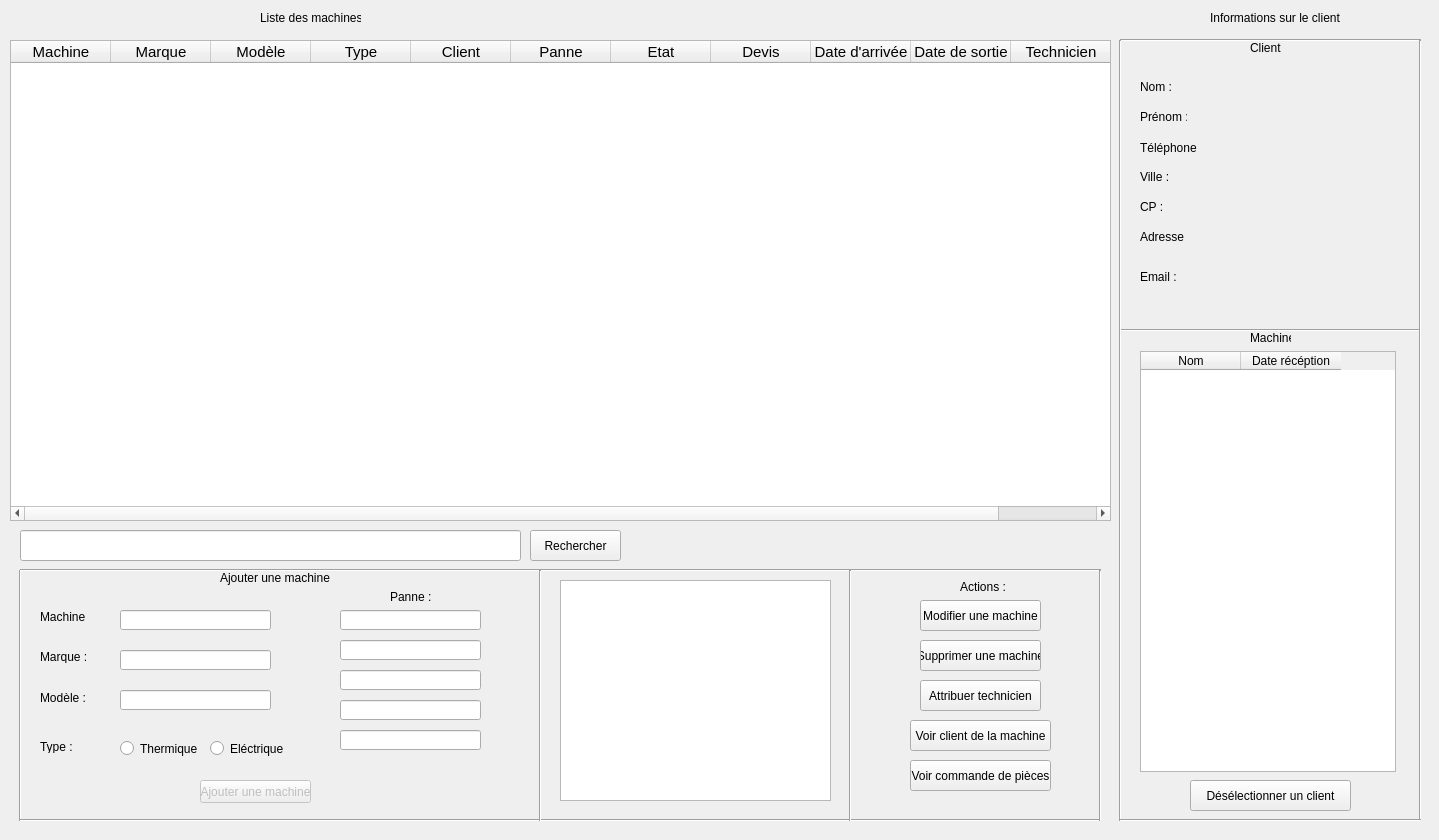
      <widget class="QWidget" name="tabMachine">
       <attribute name="title">
        <string>Machine</string>
       </attribute>
       <widget class="QTableWidget" name="tableWidgetMachine">
        <property name="geometry">
         <rect>
          <x>10</x>
          <y>40</y>
          <width>1101</width>
          <height>481</height>
         </rect>
        </property>
        <property name="font">
         <font>
          <pointsize>11</pointsize>
         </font>
        </property>
        <property name="autoFillBackground">
         <bool>true</bool>
        </property>
        <property name="sizeAdjustPolicy">
         <enum>QAbstractScrollArea::AdjustIgnored</enum>
        </property>
        <property name="editTriggers">
         <set>QAbstractItemView::NoEditTriggers</set>
        </property>
        <property name="tabKeyNavigation">
         <bool>false</bool>
        </property>
        <property name="showDropIndicator" stdset="0">
         <bool>false</bool>
        </property>
        <property name="dragDropOverwriteMode">
         <bool>false</bool>
        </property>
        <property name="alternatingRowColors">
         <bool>true</bool>
        </property>
        <property name="selectionMode">
         <enum>QAbstractItemView::SingleSelection</enum>
        </property>
        <property name="selectionBehavior">
         <enum>QAbstractItemView::SelectRows</enum>
        </property>
        <property name="sortingEnabled">
         <bool>true</bool>
        </property>
        <column>
         <property name="text">
          <string>Machine</string>
         </property>
        </column>
        <column>
         <property name="text">
          <string>Marque</string>
         </property>
        </column>
        <column>
         <property name="text">
          <string>Modèle</string>
         </property>
        </column>
        <column>
         <property name="text">
          <string>Type</string>
         </property>
        </column>
        <column>
         <property name="text">
          <string>Client</string>
         </property>
        </column>
        <column>
         <property name="text">
          <string>Panne</string>
         </property>
        </column>
        <column>
         <property name="text">
          <string>Etat</string>
         </property>
        </column>
        <column>
         <property name="text">
          <string>Devis</string>
         </property>
        </column>
        <column>
         <property name="text">
          <string>Date d'arrivée</string>
         </property>
        </column>
        <column>
         <property name="text">
          <string>Date de sortie</string>
         </property>
        </column>
        <column>
         <property name="text">
          <string>Technicien</string>
         </property>
        </column>
       </widget>
       <widget class="QLabel" name="label_2">
        <property name="geometry">
         <rect>
          <x>260</x>
          <y>10</y>
          <width>101</width>
          <height>16</height>
         </rect>
        </property>
        <property name="text">
         <string>Liste des machines :</string>
        </property>
       </widget>
       <widget class="QLineEdit" name="lineEditRechercheMachine">
        <property name="geometry">
         <rect>
          <x>20</x>
          <y>530</y>
          <width>501</width>
          <height>31</height>
         </rect>
        </property>
       </widget>
       <widget class="QPushButton" name="pushButtonRechercherMachine">
        <property name="geometry">
         <rect>
          <x>530</x>
          <y>530</y>
          <width>91</width>
          <height>31</height>
         </rect>
        </property>
        <property name="text">
         <string>Rechercher</string>
        </property>
       </widget>
       <widget class="QLabel" name="labelAjouterClient_2">
        <property name="geometry">
         <rect>
          <x>220</x>
          <y>570</y>
          <width>111</width>
          <height>16</height>
         </rect>
        </property>
        <property name="text">
         <string>Ajouter une machine :</string>
        </property>
       </widget>
       <widget class="QLabel" name="label_5">
        <property name="geometry">
         <rect>
          <x>40</x>
          <y>690</y>
          <width>61</width>
          <height>16</height>
         </rect>
        </property>
        <property name="text">
         <string>Modèle :</string>
        </property>
       </widget>
       <widget class="QPushButton" name="pushButtonAjouterMachine">
        <property name="enabled">
         <bool>false</bool>
        </property>
        <property name="geometry">
         <rect>
          <x>200</x>
          <y>780</y>
          <width>111</width>
          <height>23</height>
         </rect>
        </property>
        <property name="text">
         <string>Ajouter une machine</string>
        </property>
       </widget>
       <widget class="QLabel" name="label_6">
        <property name="geometry">
         <rect>
          <x>40</x>
          <y>740</y>
          <width>47</width>
          <height>13</height>
         </rect>
        </property>
        <property name="text">
         <string>Type :</string>
        </property>
       </widget>
       <widget class="QLineEdit" name="lineEditReference">
        <property name="geometry">
         <rect>
          <x>120</x>
          <y>690</y>
          <width>151</width>
          <height>20</height>
         </rect>
        </property>
       </widget>
       <widget class="QRadioButton" name="radioButtonElectrique">
        <property name="geometry">
         <rect>
          <x>210</x>
          <y>740</y>
          <width>82</width>
          <height>17</height>
         </rect>
        </property>
        <property name="text">
         <string>Eléctrique</string>
        </property>
       </widget>
       <widget class="QRadioButton" name="radioButtonThermique">
        <property name="geometry">
         <rect>
          <x>120</x>
          <y>740</y>
          <width>82</width>
          <height>17</height>
         </rect>
        </property>
        <property name="text">
         <string>Thermique</string>
        </property>
       </widget>
       <widget class="QLabel" name="label_4">
        <property name="geometry">
         <rect>
          <x>40</x>
          <y>610</y>
          <width>47</width>
          <height>13</height>
         </rect>
        </property>
        <property name="text">
         <string>Machine :</string>
        </property>
       </widget>
       <widget class="QLabel" name="label_25">
        <property name="geometry">
         <rect>
          <x>1250</x>
          <y>330</y>
          <width>41</width>
          <height>16</height>
         </rect>
        </property>
        <property name="text">
         <string>Machine</string>
        </property>
       </widget>
       <widget class="Line" name="line_31">
        <property name="geometry">
         <rect>
          <x>10</x>
          <y>570</y>
          <width>21</width>
          <height>251</height>
         </rect>
        </property>
        <property name="orientation">
         <enum>Qt::Vertical</enum>
        </property>
       </widget>
       <widget class="Line" name="line_32">
        <property name="geometry">
         <rect>
          <x>20</x>
          <y>810</y>
          <width>831</width>
          <height>21</height>
         </rect>
        </property>
        <property name="orientation">
         <enum>Qt::Horizontal</enum>
        </property>
       </widget>
       <widget class="Line" name="line_33">
        <property name="geometry">
         <rect>
          <x>20</x>
          <y>560</y>
          <width>831</width>
          <height>21</height>
         </rect>
        </property>
        <property name="orientation">
         <enum>Qt::Horizontal</enum>
        </property>
       </widget>
       <widget class="QLineEdit" name="lineEditNomMachine">
        <property name="geometry">
         <rect>
          <x>120</x>
          <y>610</y>
          <width>151</width>
          <height>20</height>
         </rect>
        </property>
       </widget>
       <widget class="QLabel" name="label_24">
        <property name="geometry">
         <rect>
          <x>1250</x>
          <y>40</y>
          <width>31</width>
          <height>16</height>
         </rect>
        </property>
        <property name="text">
         <string>Client </string>
        </property>
       </widget>
       <widget class="QLabel" name="label_30">
        <property name="geometry">
         <rect>
          <x>1140</x>
          <y>140</y>
          <width>61</width>
          <height>16</height>
         </rect>
        </property>
        <property name="text">
         <string>Téléphone :</string>
        </property>
       </widget>
       <widget class="QLabel" name="label_31">
        <property name="geometry">
         <rect>
          <x>1210</x>
          <y>10</y>
          <width>131</width>
          <height>16</height>
         </rect>
        </property>
        <property name="text">
         <string>Informations sur le client :</string>
        </property>
       </widget>
       <widget class="QLabel" name="labelTelClient_2">
        <property name="geometry">
         <rect>
          <x>1230</x>
          <y>140</y>
          <width>171</width>
          <height>16</height>
         </rect>
        </property>
        <property name="text">
         <string/>
        </property>
       </widget>
       <widget class="Line" name="line_6">
        <property name="geometry">
         <rect>
          <x>1120</x>
          <y>30</y>
          <width>301</width>
          <height>20</height>
         </rect>
        </property>
        <property name="orientation">
         <enum>Qt::Horizontal</enum>
        </property>
       </widget>
       <widget class="QLabel" name="labelEmailClient_2">
        <property name="geometry">
         <rect>
          <x>1220</x>
          <y>270</y>
          <width>181</width>
          <height>16</height>
         </rect>
        </property>
        <property name="text">
         <string/>
        </property>
       </widget>
       <widget class="QLabel" name="label_26">
        <property name="geometry">
         <rect>
          <x>1140</x>
          <y>110</y>
          <width>47</width>
          <height>13</height>
         </rect>
        </property>
        <property name="text">
         <string>Prénom :</string>
        </property>
       </widget>
       <widget class="QLabel" name="label_29">
        <property name="geometry">
         <rect>
          <x>1140</x>
          <y>80</y>
          <width>47</width>
          <height>13</height>
         </rect>
        </property>
        <property name="text">
         <string>Nom :</string>
        </property>
       </widget>
       <widget class="Line" name="line_10">
        <property name="geometry">
         <rect>
          <x>1120</x>
          <y>310</y>
          <width>301</width>
          <height>41</height>
         </rect>
        </property>
        <property name="orientation">
         <enum>Qt::Horizontal</enum>
        </property>
       </widget>
       <widget class="Line" name="line_7">
        <property name="geometry">
         <rect>
          <x>1110</x>
          <y>40</y>
          <width>20</width>
          <height>781</height>
         </rect>
        </property>
        <property name="orientation">
         <enum>Qt::Vertical</enum>
        </property>
       </widget>
       <widget class="QLabel" name="label_27">
        <property name="geometry">
         <rect>
          <x>1140</x>
          <y>170</y>
          <width>47</width>
          <height>13</height>
         </rect>
        </property>
        <property name="text">
         <string>Ville :</string>
        </property>
       </widget>
       <widget class="Line" name="line_8">
        <property name="geometry">
         <rect>
          <x>1410</x>
          <y>40</y>
          <width>20</width>
          <height>781</height>
         </rect>
        </property>
        <property name="orientation">
         <enum>Qt::Vertical</enum>
        </property>
       </widget>
       <widget class="QLabel" name="labelAdresseClient_2">
        <property name="geometry">
         <rect>
          <x>1230</x>
          <y>230</y>
          <width>171</width>
          <height>16</height>
         </rect>
        </property>
        <property name="text">
         <string/>
        </property>
       </widget>
       <widget class="QLabel" name="labelMail_3">
        <property name="geometry">
         <rect>
          <x>1140</x>
          <y>270</y>
          <width>47</width>
          <height>13</height>
         </rect>
        </property>
        <property name="text">
         <string>Email :</string>
        </property>
       </widget>
       <widget class="QLabel" name="labelAdresse_3">
        <property name="geometry">
         <rect>
          <x>1140</x>
          <y>230</y>
          <width>47</width>
          <height>13</height>
         </rect>
        </property>
        <property name="text">
         <string>Adresse :</string>
        </property>
       </widget>
       <widget class="QLabel" name="labelCPClient_2">
        <property name="geometry">
         <rect>
          <x>1230</x>
          <y>200</y>
          <width>171</width>
          <height>16</height>
         </rect>
        </property>
        <property name="text">
         <string/>
        </property>
       </widget>
       <widget class="QLabel" name="labelPrenomClient_2">
        <property name="geometry">
         <rect>
          <x>1230</x>
          <y>110</y>
          <width>171</width>
          <height>16</height>
         </rect>
        </property>
        <property name="text">
         <string/>
        </property>
       </widget>
       <widget class="QTableWidget" name="tableWidgetMachineClient2">
        <property name="geometry">
         <rect>
          <x>1140</x>
          <y>351</y>
          <width>256</width>
          <height>421</height>
         </rect>
        </property>
        <property name="editTriggers">
         <set>QAbstractItemView::NoEditTriggers</set>
        </property>
        <column>
         <property name="text">
          <string>Nom</string>
         </property>
        </column>
        <column>
         <property name="text">
          <string>Date récéption</string>
         </property>
        </column>
       </widget>
       <widget class="Line" name="line_9">
        <property name="geometry">
         <rect>
          <x>1120</x>
          <y>810</y>
          <width>301</width>
          <height>20</height>
         </rect>
        </property>
        <property name="orientation">
         <enum>Qt::Horizontal</enum>
        </property>
       </widget>
       <widget class="QLabel" name="labelNomClient_2">
        <property name="geometry">
         <rect>
          <x>1230</x>
          <y>80</y>
          <width>171</width>
          <height>16</height>
         </rect>
        </property>
        <property name="text">
         <string/>
        </property>
       </widget>
       <widget class="QLabel" name="labelVilleClient_2">
        <property name="geometry">
         <rect>
          <x>1230</x>
          <y>170</y>
          <width>171</width>
          <height>16</height>
         </rect>
        </property>
        <property name="text">
         <string/>
        </property>
       </widget>
       <widget class="QLabel" name="label_28">
        <property name="geometry">
         <rect>
          <x>1140</x>
          <y>200</y>
          <width>47</width>
          <height>13</height>
         </rect>
        </property>
        <property name="text">
         <string>CP :</string>
        </property>
       </widget>
       <widget class="QPushButton" name="pushButton_5">
        <property name="geometry">
         <rect>
          <x>920</x>
          <y>680</y>
          <width>121</width>
          <height>31</height>
         </rect>
        </property>
        <property name="text">
         <string>Attribuer technicien</string>
        </property>
       </widget>
       <widget class="QPushButton" name="pushButton_2">
        <property name="geometry">
         <rect>
          <x>920</x>
          <y>640</y>
          <width>121</width>
          <height>31</height>
         </rect>
        </property>
        <property name="text">
         <string>Supprimer une machine</string>
        </property>
       </widget>
       <widget class="QLabel" name="label_3">
        <property name="geometry">
         <rect>
          <x>960</x>
          <y>580</y>
          <width>47</width>
          <height>13</height>
         </rect>
        </property>
        <property name="text">
         <string>Actions :</string>
        </property>
       </widget>
       <widget class="QPushButton" name="pushButton_3">
        <property name="geometry">
         <rect>
          <x>910</x>
          <y>720</y>
          <width>141</width>
          <height>31</height>
         </rect>
        </property>
        <property name="text">
         <string>Voir client de la machine</string>
        </property>
       </widget>
       <widget class="QPushButton" name="pushButton">
        <property name="geometry">
         <rect>
          <x>920</x>
          <y>600</y>
          <width>121</width>
          <height>31</height>
         </rect>
        </property>
        <property name="text">
         <string>Modifier une machine</string>
        </property>
       </widget>
       <widget class="QPushButton" name="pushButton_4">
        <property name="geometry">
         <rect>
          <x>910</x>
          <y>760</y>
          <width>141</width>
          <height>31</height>
         </rect>
        </property>
        <property name="text">
         <string>Voir commande de pièces</string>
        </property>
       </widget>
       <widget class="Line" name="line_34">
        <property name="geometry">
         <rect>
          <x>850</x>
          <y>560</y>
          <width>251</width>
          <height>21</height>
         </rect>
        </property>
        <property name="orientation">
         <enum>Qt::Horizontal</enum>
        </property>
       </widget>
       <widget class="Line" name="line_40">
        <property name="geometry">
         <rect>
          <x>850</x>
          <y>810</y>
          <width>251</width>
          <height>21</height>
         </rect>
        </property>
        <property name="orientation">
         <enum>Qt::Horizontal</enum>
        </property>
       </widget>
       <widget class="Line" name="line_45">
        <property name="geometry">
         <rect>
          <x>1090</x>
          <y>570</y>
          <width>21</width>
          <height>251</height>
         </rect>
        </property>
        <property name="orientation">
         <enum>Qt::Vertical</enum>
        </property>
       </widget>
       <widget class="QLabel" name="label_7">
        <property name="geometry">
         <rect>
          <x>40</x>
          <y>650</y>
          <width>47</width>
          <height>13</height>
         </rect>
        </property>
        <property name="text">
         <string>Marque :</string>
        </property>
       </widget>
       <widget class="QLineEdit" name="lineEditMarque">
        <property name="geometry">
         <rect>
          <x>120</x>
          <y>650</y>
          <width>151</width>
          <height>20</height>
         </rect>
        </property>
       </widget>
       <widget class="Line" name="line_46">
        <property name="geometry">
         <rect>
          <x>530</x>
          <y>570</y>
          <width>21</width>
          <height>251</height>
         </rect>
        </property>
        <property name="orientation">
         <enum>Qt::Vertical</enum>
        </property>
       </widget>
       <widget class="QListWidget" name="listWidgetResultatRecherche">
        <property name="geometry">
         <rect>
          <x>560</x>
          <y>580</y>
          <width>271</width>
          <height>221</height>
         </rect>
        </property>
       </widget>
       <widget class="Line" name="line_47">
        <property name="geometry">
         <rect>
          <x>840</x>
          <y>570</y>
          <width>21</width>
          <height>251</height>
         </rect>
        </property>
        <property name="orientation">
         <enum>Qt::Vertical</enum>
        </property>
       </widget>
       <widget class="QLabel" name="label_8">
        <property name="geometry">
         <rect>
          <x>390</x>
          <y>590</y>
          <width>47</width>
          <height>13</height>
         </rect>
        </property>
        <property name="text">
         <string>Panne :</string>
        </property>
       </widget>
       <widget class="QPushButton" name="pushButtonDeselectionner_2">
        <property name="geometry">
         <rect>
          <x>1190</x>
          <y>780</y>
          <width>161</width>
          <height>31</height>
         </rect>
        </property>
        <property name="text">
         <string>Désélectionner un client</string>
        </property>
       </widget>
       <widget class="QLineEdit" name="lineEditPanne1">
        <property name="geometry">
         <rect>
          <x>340</x>
          <y>610</y>
          <width>141</width>
          <height>20</height>
         </rect>
        </property>
       </widget>
       <widget class="QLineEdit" name="lineEditPanne2">
        <property name="geometry">
         <rect>
          <x>340</x>
          <y>640</y>
          <width>141</width>
          <height>20</height>
         </rect>
        </property>
       </widget>
       <widget class="QLineEdit" name="lineEditPanne3">
        <property name="geometry">
         <rect>
          <x>340</x>
          <y>670</y>
          <width>141</width>
          <height>20</height>
         </rect>
        </property>
       </widget>
       <widget class="QLineEdit" name="lineEditPanne4">
        <property name="geometry">
         <rect>
          <x>340</x>
          <y>700</y>
          <width>141</width>
          <height>20</height>
         </rect>
        </property>
       </widget>
       <widget class="QLineEdit" name="lineEditPanne5">
        <property name="geometry">
         <rect>
          <x>340</x>
          <y>730</y>
          <width>141</width>
          <height>20</height>
         </rect>
        </property>
       </widget>
       <zorder>tableWidgetMachine</zorder>
       <zorder>label_2</zorder>
       <zorder>lineEditRechercheMachine</zorder>
       <zorder>pushButtonRechercherMachine</zorder>
       <zorder>labelAjouterClient_2</zorder>
       <zorder>label_5</zorder>
       <zorder>pushButtonAjouterMachine</zorder>
       <zorder>label_6</zorder>
       <zorder>lineEditReference</zorder>
       <zorder>radioButtonElectrique</zorder>
       <zorder>radioButtonThermique</zorder>
       <zorder>label_4</zorder>
       <zorder>line_31</zorder>
       <zorder>line_32</zorder>
       <zorder>line_33</zorder>
       <zorder>lineEditNomMachine</zorder>
       <zorder>label_25</zorder>
       <zorder>label_24</zorder>
       <zorder>label_30</zorder>
       <zorder>label_31</zorder>
       <zorder>labelTelClient_2</zorder>
       <zorder>line_6</zorder>
       <zorder>labelEmailClient_2</zorder>
       <zorder>label_26</zorder>
       <zorder>label_29</zorder>
       <zorder>line_10</zorder>
       <zorder>line_7</zorder>
       <zorder>label_27</zorder>
       <zorder>line_8</zorder>
       <zorder>labelAdresseClient_2</zorder>
       <zorder>labelMail_3</zorder>
       <zorder>labelAdresse_3</zorder>
       <zorder>labelCPClient_2</zorder>
       <zorder>labelPrenomClient_2</zorder>
       <zorder>tableWidgetMachineClient2</zorder>
       <zorder>line_9</zorder>
       <zorder>labelNomClient_2</zorder>
       <zorder>labelVilleClient_2</zorder>
       <zorder>label_28</zorder>
       <zorder>pushButton_5</zorder>
       <zorder>pushButton_2</zorder>
       <zorder>label_3</zorder>
       <zorder>pushButton_3</zorder>
       <zorder>pushButton</zorder>
       <zorder>pushButton_4</zorder>
       <zorder>line_34</zorder>
       <zorder>line_40</zorder>
       <zorder>line_45</zorder>
       <zorder>label_7</zorder>
       <zorder>lineEditMarque</zorder>
       <zorder>line_46</zorder>
       <zorder>listWidgetResultatRecherche</zorder>
       <zorder>line_47</zorder>
       <zorder>label_8</zorder>
       <zorder>pushButtonDeselectionner_2</zorder>
       <zorder>lineEditPanne1</zorder>
       <zorder>lineEditPanne2</zorder>
       <zorder>lineEditPanne3</zorder>
       <zorder>lineEditPanne4</zorder>
       <zorder>lineEditPanne5</zorder>
      </widget>
